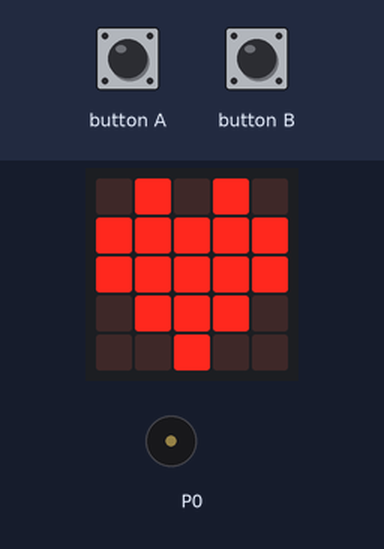
Simulated run of this program. Board: BBC micro:bit running MicroPython. Shown: the board's 5×5 LED display, buzzer (waves = sounding). Inputs (shaded band) come from the test bench.

Above: at 1.2 s.
1.3 s: button A pressed for 0.15 s
At 2.5 s:
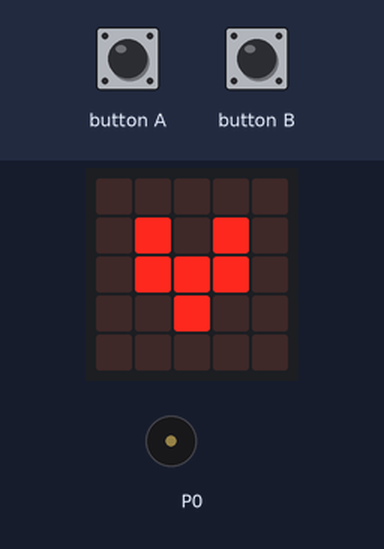
2.9 s: button A pressed for 1 s
At 4.0 s:
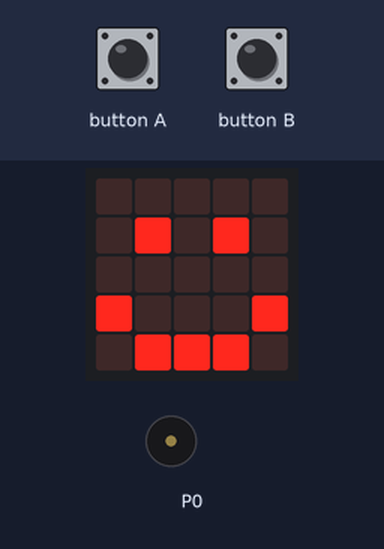
5.4 s: button A pressed for 0.15 s
At 6.0 s:
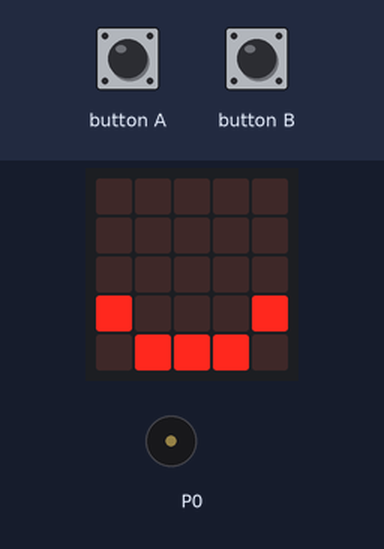
7.0 s: button A pressed for 3.2 s
At 7.4 s:
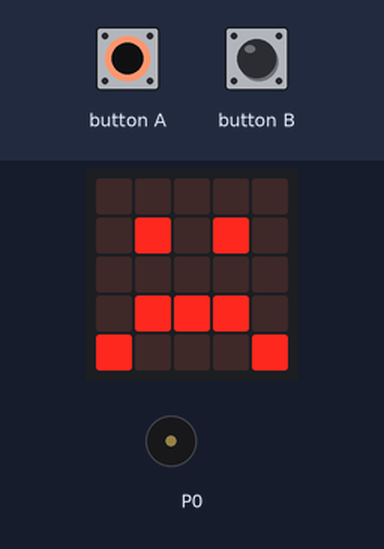
11.7 s: button A pressed for 0.15 s
At 12.4 s:
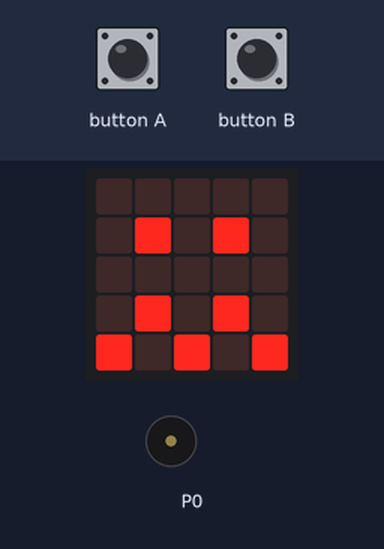
13.3 s: button B pressed for 0.15 s
At 13.56 s:
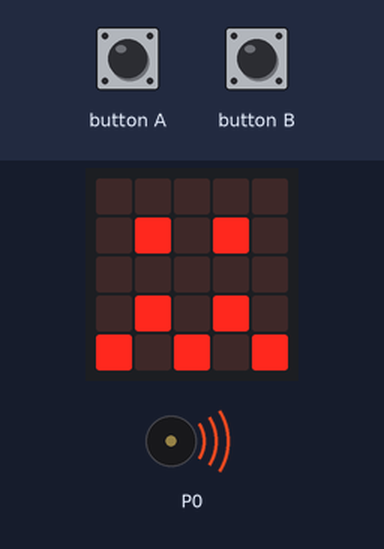
Timing chart, 0 to 16.3 s (numbered marks = the images above; inputs shaded):
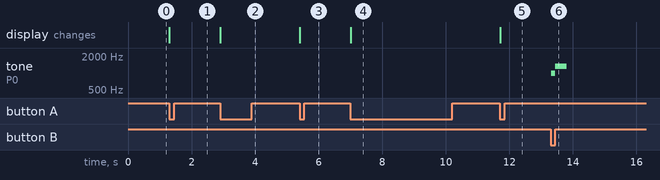

The program:

baby_toy-main.py
```python
from microbit import *
import music

# All built-in images
ALL_IMAGES = [
    Image.HEART,
    Image.HEART_SMALL,
    Image.HAPPY,
    Image.SMILE,
    Image.SAD,
    Image.CONFUSED,
    Image.ANGRY,
    Image.ASLEEP,
    Image.SURPRISED,
    Image.SILLY,
    Image.FABULOUS,
    Image.MEH,
    Image.YES,
    Image.NO,
    Image.CLOCK12,
    Image.CLOCK11,
    Image.CLOCK10,
    Image.CLOCK9,
    Image.CLOCK8,
    Image.CLOCK7,
    Image.CLOCK6,
    Image.CLOCK5,
    Image.CLOCK4,
    Image.CLOCK3,
    Image.CLOCK2,
    Image.CLOCK1,
    Image.ARROW_N,
    Image.ARROW_NE,
    Image.ARROW_E,
    Image.ARROW_SE,
    Image.ARROW_S,
    Image.ARROW_SW,
    Image.ARROW_W,
    Image.ARROW_NW,
    Image.TRIANGLE,
    Image.TRIANGLE_LEFT,
    Image.CHESSBOARD,
    Image.DIAMOND,
    Image.DIAMOND_SMALL,
    Image.SQUARE,
    Image.SQUARE_SMALL,
    Image.RABBIT,
    Image.COW,
    Image.MUSIC_CROTCHET,
    Image.MUSIC_QUAVER,
    Image.MUSIC_QUAVERS,
    Image.PITCHFORK,
    Image.XMAS,
    Image.PACMAN,
    Image.TARGET,
    Image.TSHIRT,
    Image.ROLLERSKATE,
    Image.DUCK,
    Image.HOUSE,
    Image.TORTOISE,
    Image.BUTTERFLY,
    Image.STICKFIGURE,
    Image.GHOST,
    Image.SWORD,
    Image.GIRAFFE,
    Image.SKULL,
    Image.UMBRELLA,
    Image.SNAKE,
    Image.SCISSORS,
]

# All built-in songs
ALL_SONGS = [
    music.BA_DING,
    music.BADDY,
    music.BIRTHDAY,
    music.BLUES,
    music.CHASE,
    music.DADADADUM,
    music.ENTERTAINER,
    music.FUNERAL,
    music.FUNK,
    music.JUMP_DOWN,
    music.JUMP_UP,
    music.NYAN,
    music.ODE,
    music.POWER_DOWN,
    music.POWER_UP,
    music.PRELUDE,
    music.PUNCHLINE,
    music.PYTHON,
    music.RINGTONE,
    music.WAWAWAWAA,
    music.WEDDING,
]

display.show(ALL_IMAGES[0])

current_image = 1
current_song = 0

while True:
    if button_a.was_pressed():
        display.show(ALL_IMAGES[current_image])
        current_image += 1
        if current_image >= len(ALL_IMAGES):
            current_image = 0

    if button_b.was_pressed():
        music.play(ALL_SONGS[current_song], wait=False)
        current_song += 1
        if current_song >= len(ALL_SONGS):
            current_song = 0

    sleep(100)
```

Measured:
- after the input at 1.3 s, the display: changes at once (image 1)
- after the input at 2.9 s, the display: changes at once (image 2)
- after the input at 5.4 s, the display: changes at once (image 3)
- after the input at 7.0 s, the display: changes at once (image 4)
- after the input at 11.7 s, the display: changes at once (image 5)
- after the input at 13.3 s, tone on P0: silent → 988 Hz at once, → silent 0.12 s later, → 1319 Hz 0.01 s later, → silent 0.36 s later
